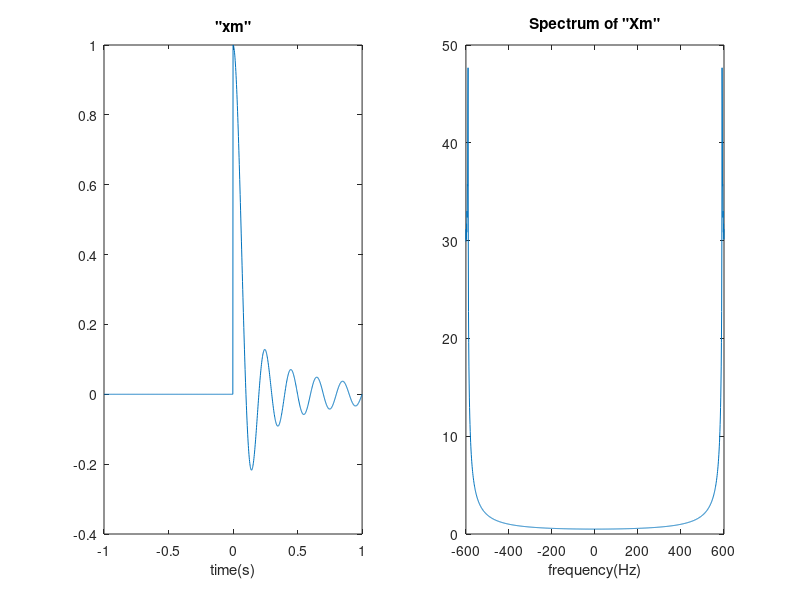

Write MATLAB code to recreate this figure. (Note: this script raises an error after producing the figure.)
xm = [] ;
Fs = 600 ;          
Ts = 1/Fs ;          % Sampling period
time = -1:Ts:1 ;
frequency = -600:600 ;
for t = -1:Ts:1                      %calculate xm(t)
    if (t>=0 && t<=1)
        xm(end + 1) = sinc(10*t) ;
    else
        xm(end+1) = 0 ;
    end
end
figure;
subplot(1,2,1);
%plot input signal
plot(time,xm) ;
title(' "xm" ') 
xlabel('time(s)');
subplot(1,2,2);
X_m = fft(xm) ;
%plot fourier transforms
plot(frequency,abs(X_m)) ;
title('Spectrum of "Xm"')
xlabel('frequency(Hz)');
%% part A
fc = [10 , 50 , 100 , 600 , 1200] ;
for counter = 1:5
    y = modulation_DSB(xm , 1 , fc(counter)) ;
    figure;
    %plot modulated signal
    plot(time,y) ;
    title(['','fc = ',num2str(fc(counter))])
    xlabel('time(s)');
end   
%% part B
xc = modulation_DSB(xm , 1 , fc(3)) ;             % fc(3) = 100 Hz
X_c = fft(xc) ;
figure;
%plot fourier transforms
plot(frequency,abs(X_c)) ;
title('Spectrum of "X_c" , frequency = 100 Hz')
xlabel('frequency(Hz)');
%% part D
y = modulation_DSB(xc , 2 , fc(3)) ;
Y = fft(y) ;
figure;
subplot(2,2,1);
plot(frequency,abs(Y)) ;
title('Spectrum of "Y(f)"')
xlabel('frequency(Hz)');
subplot(2,2,2);
plot(time,y) ;
title('y(t)')
xlabel('time(s)');

Z = [] ;                        %Make a low-pass filter
for i = 1:1201
    if(i<300 || i>500)
        Y(i) = 0 ;
    end
end
for j = 1:1201
    if(j>299 && j<501)
        Z(j+200) = Y(j) ;
    end
    if(j>0 && j<500)
        Z(j) = 0 ;
    end
    if(j>700 && j<1202)
        Z(j) = 0 ;
    end
end
Z = Z*2 ;
z = ifft(Z) ;
figure;
subplot(3,2,1);
plot(frequency,abs(Z)) ;
title('Spectrum of "Z(f)"')
xlabel('frequency(Hz)');
subplot(3,2,2);
plot(time,z) ;
title('z(t)')
xlabel('time(s)');
%plot 'xc' , 'z' together
figure;
plot(time,z) ;
hold on
plot(time,xc) ;
hold off
title('together')
%calculate Mean Square Error
MSE = [] ;                  
MSE_tot = 0 ;
for n = 1:1201
    MSE(n) = (xc(n)-z(n))^2 ;
    MSE_tot = MSE_tot + MSE(n) ;
end
MSE = abs(MSE./n) ;
MSE_tot = abs(MSE_tot / n) ;
%% part E
Fc = -500:500 ;
New_MSE = [] ;
for q = 100:1100
    New_MSE(q-99) = MSE(q) ;
end
figure;
%plot MSE
plot(Fc,New_MSE) ;
title('MSE')
xlabel('frequency(Hz)');